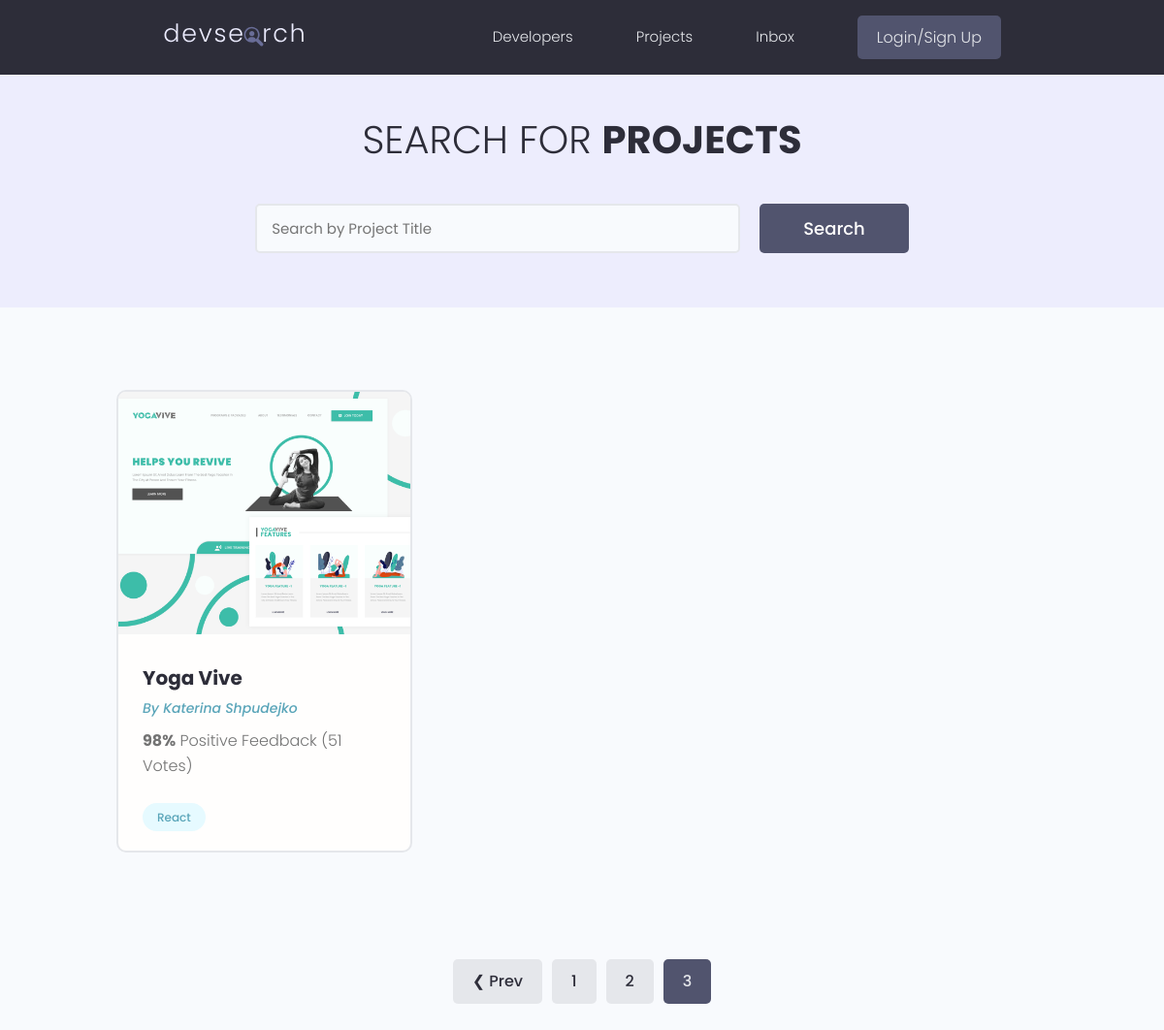
/projects/?page=4, run on an earlier commit of the app's database.
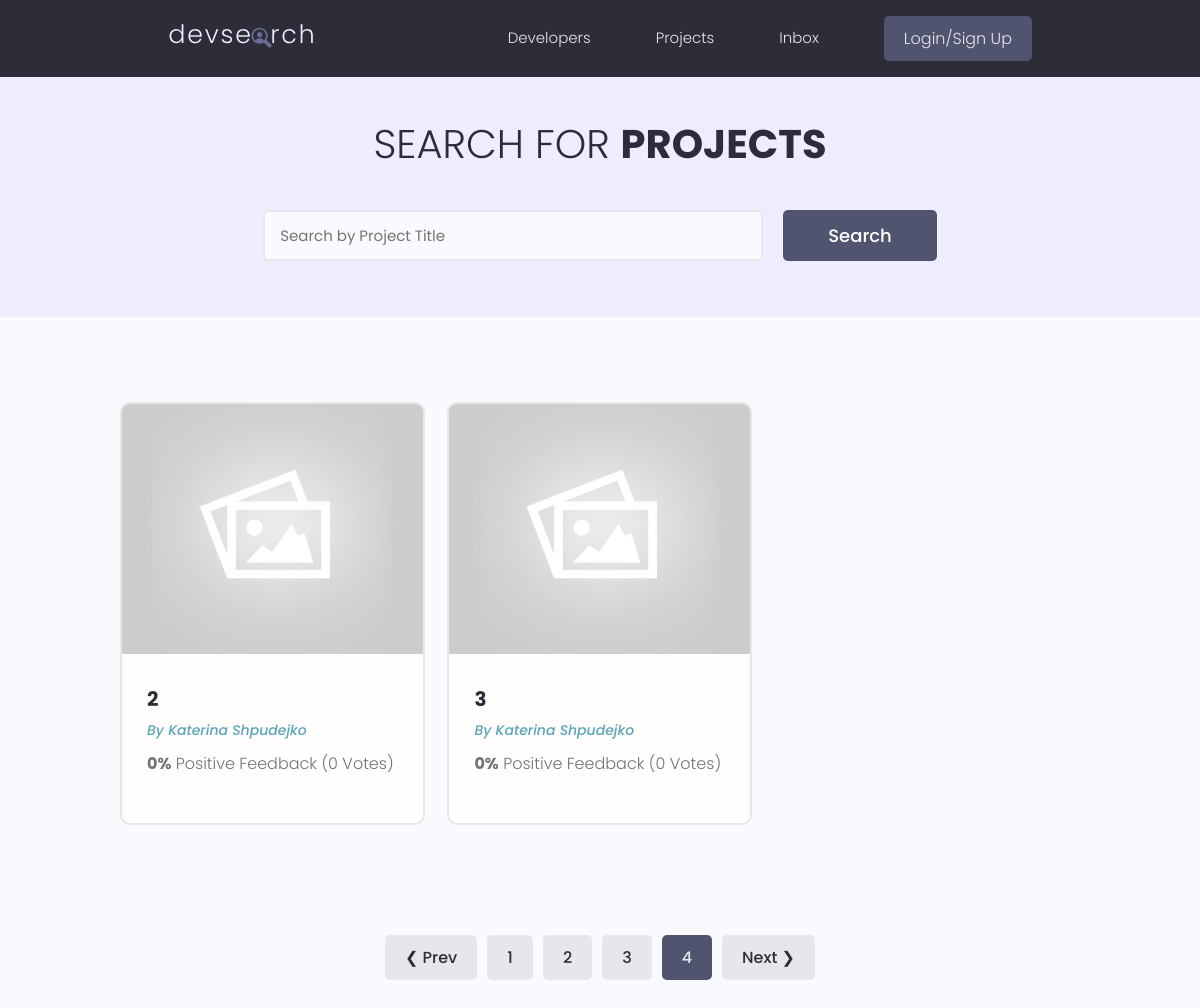
And on a later commit of the database.
### projects/models.py (models this page shows, shortened)
class Project(models.Model): # by default autogenerate id(int - start with 1)
    owner = models.ForeignKey(Profile, null=True, blank=True,
                              on_delete=models.SET_NULL)
    title = models.CharField(max_length=200)
    description = models.TextField(null=True, blank=True)
    featured_image = models.ImageField(null=True, blank=True, default='default.jpeg')
    demo_link = models.CharField(max_length=2000, null=True, blank=True)
    source_link = models.CharField(max_length=2000, null=True, blank=True)
    tags = models.ManyToManyField('Tag', blank=True)
    vote_total = models.IntegerField(default=0, null=True, blank=True)
    vote_ratio = models.IntegerField(default=0, null=True, blank=True)
    created = models.DateTimeField(auto_now_add=True)
    id = models.UUIDField(default=uuid.uuid4, unique=True,
                          primary_key=True, editable=False)
    class Meta:
        ordering = ['created']

class Tag(models.Model):
    name = models.CharField(max_length=200)
    created = models.DateTimeField(auto_now_add=True)
    id = models.UUIDField(default=uuid.uuid4, unique=True,
                          primary_key=True, editable=False)
    def __str__(self):
        return self.name

### users/models.py (models this page shows, shortened)
class Profile(models.Model):
    user = models.OneToOneField(User, on_delete=models.CASCADE, null=True, blank=True)
    name = models.CharField(max_length=200, blank=True, null=True)
    email = models.EmailField(max_length=500, blank=True, null=True)
    username = models.CharField(max_length=200, blank=True, null=True)
    location = models.CharField(max_length=200, blank=True, null=True)
    short_intro = models.CharField(max_length=500, blank=True, null=True)
    bio = models.TextField(blank=True, null=True)
    profile_image = models.ImageField(null=True, blank=True,
                                      upload_to='profiles/', default='profiles/user-default.png')
    social_github = models.CharField(max_length=200, blank=True, null=True)
    social_twitter = models.CharField(max_length=200, blank=True, null=True)
    social_linkedin = models.CharField(max_length=200, blank=True, null=True)
    social_youtube = models.CharField(max_length=200, blank=True, null=True)
    social_website = models.CharField(max_length=200, blank=True, null=True)
    id = models.UUIDField(default=uuid.uuid4, unique=True,
                          primary_key=True, editable=False)

### projects/views.py (the view)
# urls.py: path('projects/', include('projects.urls')),
def projects(request):
    projects, search_query = searchProjects(request)
    custom_range, projects = paginationProjects(request, projects, 2)
    context = {'projects' : projects, 'search_query' : search_query, 'custom_range': custom_range}
    return render(request, 'projects/projects.html', context)

### projects/utils.py (called while the page is built)
def searchProjects(request):
    search_query = ''
    if request.GET.get('search_query'):
        search_query = request.GET.get('search_query')
    tags = Tag.objects.filter(name__icontains=search_query)
    projects = Project.objects.distinct().filter(
        Q(title__icontains=search_query) |
        Q(description__icontains=search_query) |
        Q(owner__name__icontains=search_query) |
        Q(tags__in=tags)
    )
    return projects, search_query

def paginationProjects(request, projects, results):
    page = request.GET.get('page')
    paginator = Paginator(projects, results)
    try:
        projects = paginator.page(page)
    except PageNotAnInteger:
        page = 1
        projects = paginator.page(page)
    except EmptyPage:
        page = paginator.num_pages
        projects = paginator.page(page)
    leftIndex = int(page) - 4
    if leftIndex < 1:
        leftIndex = 1
    rightIndex = int(page) + 1
    if rightIndex > paginator.num_pages:
        rightIndex = paginator.num_pages + 1
    custom_range = range(leftIndex, rightIndex)
    return custom_range, projects

### projects/templates/projects/projects.html (shortened to what this page needs)
{% extends 'main.html' %}
{% block content %}
  <main class="projects">
    <section class="hero-section text-center">
      <div class="container container--narrow">
        <div class="hero-section__box">
          <h2>Search for <span>Projects</span></h2>
        </div>
        <div class="hero-section__search">
          <form class="form" action="{% url 'projects' %}" method="get">
            <div class="form__field">
              <input class="input input--text" id="formInput#search" type="text" name="search_query"
                value="{{search_query}}" placeholder="Search by Project Title" />
            </div>
            <input class="btn btn--sub btn--lg" type="submit" value="Search" />
          </form>
        </div>
      </div>
    </section>
    <section class="projectsList">
      <div class="container">
        <div class="grid grid--three">
          {% for project in projects %}
          <div class="column">
            <div class="card project">
              <a href="{% url 'project' project.id %}" class="project">
                <img class="project__thumbnail" src="{{ project.featured_image.url }}" alt="project thumbnail" />
                <div class="card__body">
                  <h3 class="project__title">{{project.title}}</h3>
                  <p><a class="project__author" href="{% url 'user-profile' project.owner.id %}">By {{project.owner.name}}</a></p>
                  <p class="project--rating">
                    <span style="font-weight: bold;">{{project.vote_ratio}}%</span> Positive
                    Feedback ({{project.vote_total}} Vote{{ project.vote_total|pluralize:'s' }})
                  </p>
                  <div class="project__tags">
                    {% for tag in project.tags.all %}
                    <span class="tag tag--pill tag--main">
                      <small>{{ tag }}</small>
                    </span>
                    {% endfor %}
                  </div>
                </div>
              </a>
            </div>
          </div>
          {% endfor %}
        </div>
      </div>
    </section>
    {% include 'pagination.html' with queryset=projects custom_range=custom_range %}
  </main>
{% endblock content %}

What changed in the data, as far as the page shows it:
no longer on this page (row unchanged): Project: featured_image (picture), title "Yoga Vive", owner.name "Katerina Shpudejko", vote_ratio "98", vote_total "51"
no longer on this page (row unchanged): Tag: name "React"
added Project: featured_image (placeholder picture), title "2", owner.name "Katerina Shpudejko", vote_ratio "0", vote_total "0"
added Project: featured_image (placeholder picture), title "3", owner.name "Katerina Shpudejko", vote_ratio "0", vote_total "0"
Also different on the page:
list line gone: "3"
new list line: "3"
new list line: "4"
text now shown: "Next ❯"
